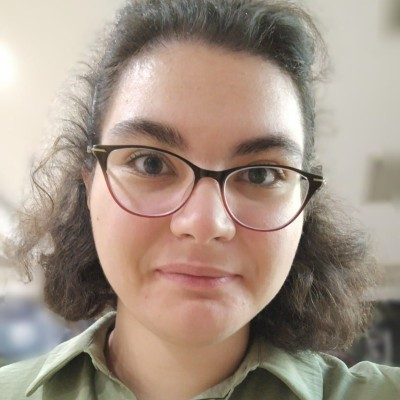
#> input picture 1702829106037.jpg, 400 x 400 px
$ python contours.py
#> lines starting #> are read from the running program, lines starting #| are printed output that depends on the picture; after the words box and inside, x2 and y2 are one past the last pixel; in counts of white or black regions, pixels touching at a corner belong together
import cv2 as cv
import numpy as np

img =cv.imread('1702829106037.jpg')
#> img is the input picture: shape (400, 400, 3); mean B, G, R 134.2, 147.6, 163.8
cv.imshow("original",img)

gray = cv.cvtColor(img,cv.COLOR_BGR2GRAY)
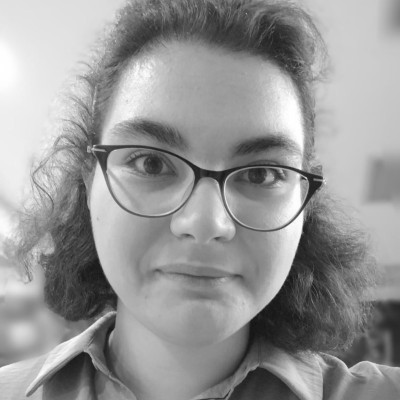
#> gray: shape (400, 400); min 16, max 255, mean 150.9
blur = cv.blur(img,(5,5),cv.BORDER_DEFAULT)
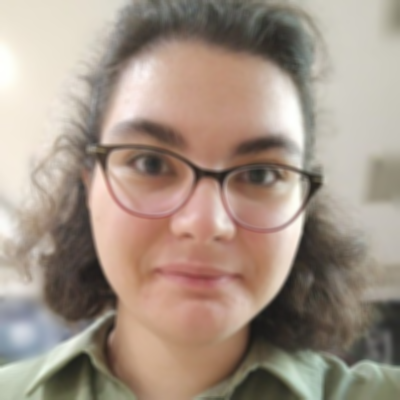
#> blur: shape (400, 400, 3); mean B, G, R 134.2, 147.6, 163.8
canny = cv.Canny(img,125,175)
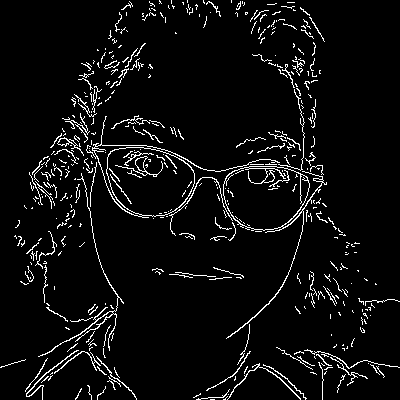
#> canny: shape (400, 400); 5.3% white in thin lines or dots

contour,hierarchy = cv.findContours(canny,cv.RETR_LIST,cv.CHAIN_APPROX_SIMPLE)
#> contour = 452 contours, 433 with area under 20; largest, box (x1, y1, x2, y2) and area: (86, 116, 280, 218) 4783, (106, 147, 195, 217) 4687, (223, 166, 327, 339) 4456, (223, 166, 310, 231) 4282, (115, 156, 163, 177) 118
cv.drawContours(img, contour, -1, (0, 0, 255), 2)
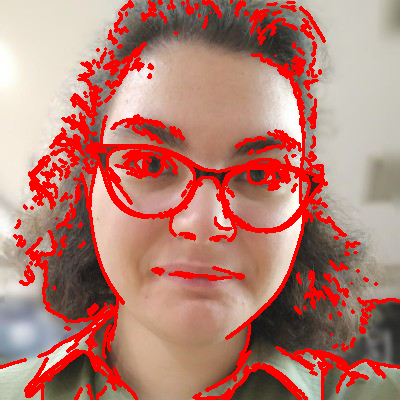
#> img: shape (400, 400, 3); 16.42% of pixels changed, all inside (x1, y1, x2, y2) = (0, 0, 400, 400)
cv.imshow('Contours', img)
print(f"{len(contour)} contours found!")
#| 452 contours found!
cv.imshow("canny",canny)

blank = np.zeros(img.shape,dtype='uint8')
cv.drawContours(blank, contour, -1, (0, 0, 255), 1)
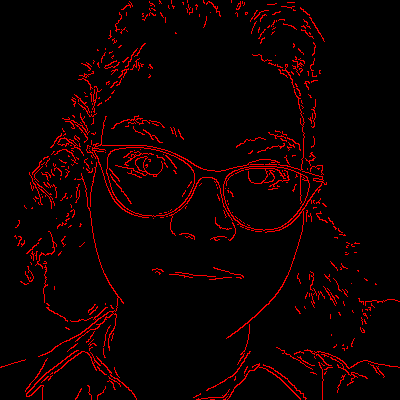
#> blank: shape (400, 400, 3); mean of channels 0, 1, 2 0, 0, 13.4; drawn as B, G, R
cv.imshow('Contours on blank', blank)
print(f"{len(contour)} contours found!")
#| 452 contours found!
cv.imshow("canny",canny)

ret, thresh = cv.threshold(gray,125,255,cv.THRESH_BINARY)
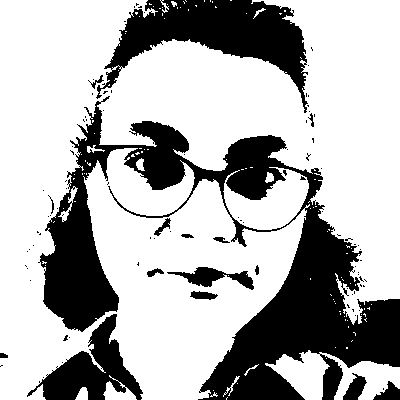
#> thresh: shape (400, 400); 69.9% white; 96 black regions (80 under 20 px), largest, box (x1, y1, x2, y2) and area: (38, 96, 400, 400) 32425, (96, 0, 308, 113) 9483, (27, 314, 143, 400) 3991
cv.imshow("binary inv",thresh)

cv.waitKey(0)
cv.destroyAllWindows()
